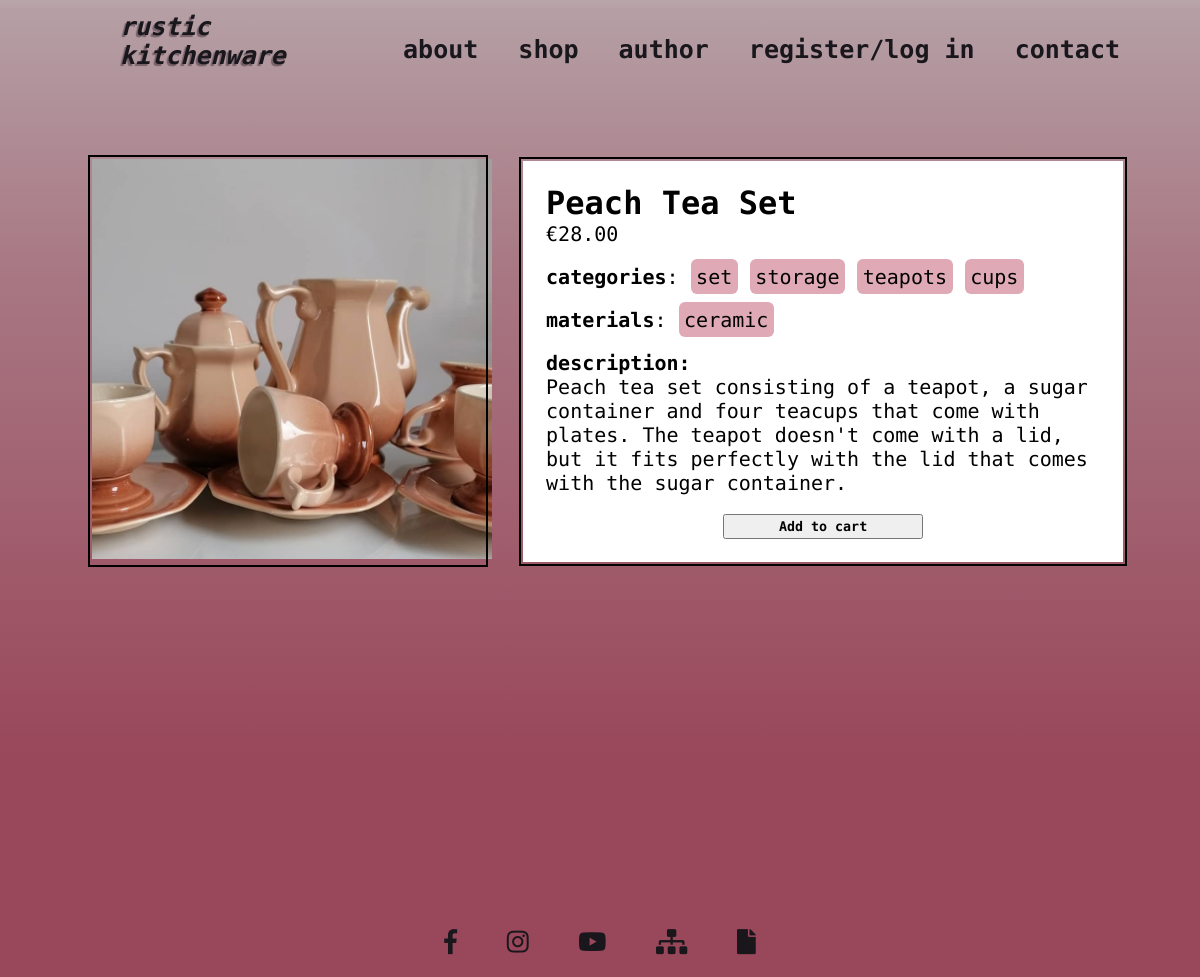
The app's page /views/pages/product.php?product_id=1 with its own data.
### tables this page shows
CREATE TABLE `nav` (
  `id_n` int(10) NOT NULL,
  `href` varchar(200) NOT NULL,
  `description` varchar(200) NOT NULL,
  `level` int(10) NOT NULL
);

CREATE TABLE `img` (
  `id_i` int(10) NOT NULL,
  `src` varchar(255) NOT NULL,
  `thumbnail` varchar(255) NOT NULL,
  `alt` varchar(255) NOT NULL,
  `id_p` int(10) NOT NULL
);

CREATE TABLE `product` (
  `id_p` int(10) NOT NULL,
  `name` varchar(255) NOT NULL,
  `description` varchar(255) NOT NULL,
  `price` decimal(65,2) NOT NULL
);

CREATE TABLE `prod_cat` (
  `id_pc` int(10) NOT NULL,
  `id_p` int(11) NOT NULL,
  `id_c` int(11) NOT NULL
);

CREATE TABLE `category` (
  `id_c` int(10) NOT NULL,
  `name` varchar(255) NOT NULL
);

CREATE TABLE `prod_mat` (
  `id_pm` int(10) NOT NULL,
  `id_p` int(10) NOT NULL,
  `id_m` int(10) NOT NULL
);

CREATE TABLE `material` (
  `id_m` int(10) NOT NULL,
  `name` varchar(255) NOT NULL
);

CREATE TABLE `footer` (
  `id_f` int(10) NOT NULL,
  `href` varchar(200) NOT NULL,
  `class` varchar(200) NOT NULL
);

### views/pages/product.php (the view, shortened to what this page needs)
<?php
    include("../fixed/header.php");
    include("../fixed/nav.php");
    $id = $_GET['product_id'];
    $query = "SELECT * FROM product p INNER JOIN img i ON p.id_p=i.id_p WHERE p.id_p=:id";
    $stmt = $konekcija->prepare($query);
    $stmt->bindParam(':id', $id);
    $rezultat = $stmt->execute();
    $dohvati = $stmt->fetch(PDO::FETCH_OBJ);
    $query2 = "SELECT * FROM category c INNER JOIN prod_cat pc ON pc.id_c=c.id_c WHERE pc.id_p=:id";
    $stmt2 = $konekcija->prepare($query2);
    $stmt2->bindParam(':id', $id);
    $rezultat2 = $stmt2->execute();
    $dohvati2 = $stmt2->fetchAll(PDO::FETCH_OBJ);
    $query3 = "SELECT * FROM material m INNER JOIN prod_mat pm ON pm.id_m=m.id_m WHERE pm.id_p=:id";
    $stmt3 = $konekcija->prepare($query3);
    $stmt3->bindParam(':id', $id);
    $rezultat3 = $stmt3->execute();
    $dohvati3 = $stmt3->fetchAll(PDO::FETCH_OBJ);
    $output="<div id='containershop2'>
    <div class='product2'>
            <div class='pictureBlock2'>
                <div class='picture2'>
               <img src='../../assets/{$dohvati->src}' alt='{$dohvati->alt}'/>
                </div>
            </div>
            <div class='descriptionBlock2'>
                <h1>{$dohvati->name}</h1>
                <p>&euro;{$dohvati->price}</p><br/>
                <p><b>categories</b>: ";
                foreach($dohvati2 as $cat) {
                    $output.="<span class='cat-mat'>{$cat->name}</span>";
                    for($i=0; $i<$stmt2->rowCount()-1; $i++) {
                        $output.=" ";
                    }
                }
                $output.="</p><br/>";
                $output.="<p><b>materials</b>: ";
                foreach($dohvati3 as $mat) {
                    $output.="<span class='cat-mat'>{$mat->name}</span>";
                }
                $output.="</p>";
                $output.="
                <br/><p><b>description:</b></p>
                <p>{$dohvati->description}</p> <br/>
                <button class='addtobasket' data-id='{$dohvati->id_p}'>Add to cart</button>
            </div>
        </div>
    </div>
    ";
    echo $output;
    include("../fixed/footer.php");
?>

### views/fixed/navfetch.php (shortened to what this page needs)
<?php
    include("../../config/connection.php");
    $query = "SELECT * FROM nav";
    $stmt = $konekcija->prepare($query);
    $rezultat = $stmt->execute();
    $loggedin = false;
    $ispis = "<ul>";
    foreach($stmt as $s){
        if($s->level==0) {
            $ispis.= "<li><a href='$s->href'><span>$s->description</span></a></li>";
        }
    }
    if($loggedin){
            $ispis.="<li><a href='quiz.php'><span>survey</span></a></li>";
            $ispis.="<li><a href='../../models/login/logout.php'><span>logout</span></a></li>";
    }
    else {
        $ispis.="<li><a href='register.php'><span>register/log in</span></a></li>";
        $ispis.="<li><a href='contact.php'><span>contact</span></a></li>";
    }
    $ispis.="</ul>";
    echo $ispis;
?>

### views/fixed/fetchfooter.php
<?php
    include("../../config/connection.php");
    $stmt = $konekcija->prepare("SELECT * FROM `footer` WHERE href NOT LIKE 'sitemap.xml' AND href NOT LIKE 'dokumentacija.pdf'");
    $stmt2 = $konekcija->prepare("SELECT * FROM `footer` WHERE href LIKE 'sitemap.xml' OR href LIKE 'dokumentacija.pdf'");
    $rezultat = $stmt->execute();
    $rezultat2 = $stmt2->execute();
    $ispis = "";
    foreach($stmt as $s){
        $ispis .= "<a href='$s->href'><i class='$s->class'></i></a> ";
    }
    foreach($stmt2 as $s2){
        $ispis .= "<a href='../../$s2->href'><i class='$s2->class'></i></a> ";
    }
    echo $ispis;
?>

### assets/css/shop.css (style rules this page uses)
* { margin:0; padding:0; box-sizing: border-box; }
body { font-family: 'Source Code Pro', sans-serif; background: rgb(153,71,90); background: linear-gradient(0deg, rgba(153,71,90,1) 22%, rgba(168,119,131,1) 72%, rgba(181,159,165,1) 99%, rgba(183,166,171,1) 100%); }
#right ul { margin: 0; padding: 0; list-style-type: none; position: relative; }
#right ul li { display: inline-block; }
#right ul li a { text-decoration: none; font-size: 20px; }
#right ul li span { cursor: pointer; text-decoration: none; padding: 20px; padding-top:35px; display: block; color: #19171C; font-weight: bold; font-size: 25px; }
.descriptionBlock h1,p { font-size: 20px; }
.addtobasket { padding: 3px; display: block; margin: 0px auto; width: 200px; font-family: 'Source Code Pro', sans-serif; font-weight: bold; font-size: smaller; outline: none; }
.pictureBlock2 img { width:400px; height: 400px; object-fit:cover; }
#containershop2 { min-height:100vh; max-width: 100vw; }
.product2 { display:flex; align-items: center; flex-direction: row; flex-wrap: wrap; justify-content: center; margin:2%; padding-top: 2%; }
.descriptionBlock2 { outline: 2px solid black; outline-offset: 2px; background-color: white; padding:2%; margin:1%; max-width: 600px; }
.pictureBlock2 { margin:2%; }
.picture2 { outline: 2px solid black; outline-offset: 2px; margin:1%; }
.cat-mat { background-color: #c05b7283; border-radius: 6px; padding: 1%; }
#social a { text-decoration: none; color: #19171C; font-size: 25px; padding: 20px; padding-bottom: 0; }

### records on screen
nav: description "about"
nav: description "shop"
nav: description "author"
img: src (picture), id_p.name "Peach Tea Set", id_p.price "28.00", id_p.description "Peach tea set consisting of a teapot, a sugar container and four teacups that come with plates. The teapot doesn't come with a lid, but it fits perfectly with the lid that comes with the sugar container."
prod_cat: id_c.name "set"
prod_cat: id_c.name "storage"
prod_cat: id_c.name "teapots"
prod_cat: id_c.name "cups"
prod_mat: id_m.name "ceramic"
